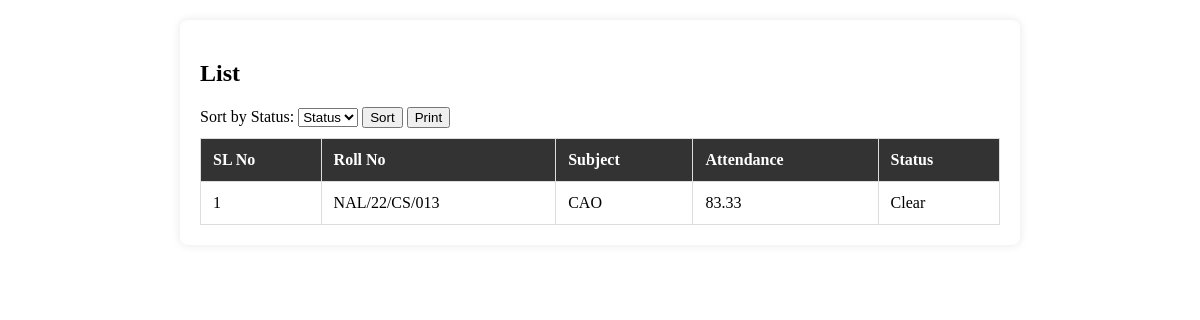
Screenshot of /cse4.php with the database file from the repository.
### tables this page shows
CREATE TABLE `attendance_cse_semester4` (
  `id` int(11) NOT NULL,
  `roll_number` varchar(20) NOT NULL,
  `semester` varchar(20) NOT NULL,
  `subject` varchar(100) DEFAULT NULL,
  `attendance_percentage` decimal(5,2) NOT NULL,
  `status` varchar(20) NOT NULL
);

### cse4.php (the view, shortened to what this page needs)
<?php
include 'db.php';
?>
<!DOCTYPE html>
<html lang="en">
<head>
</head>
<?php
$sort_order = "ASC";
$query = "SELECT * FROM attendance_cse_semester4";
$query .= " ORDER BY
    CASE
        WHEN status = 'NC' THEN 1
        WHEN status = 'DC' THEN 2
        WHEN status = 'Clear' THEN 3
        ELSE 4
    END $sort_order";
$result = $conn->query($query);
?>
<body>
    <main>
        <section id="cse1">
            <h2>List</h2>
            <form action="" method="get">
                <label for="sort">Sort by Status:</label>
                <select name="status" id="status">
                <option value="">Status</option>
                </select>
                <button type="submit">Sort</button>
                <button type="button" onclick="printTable()">Print</button>
            </form>
            <table id="printTable">
                <thead>
                    <tr>
                        <th>SL No</th>
                        <th>Roll No</th>
                        <th>Subject</th>
                        <th>Attendance</th>
                        <th>Status</th>
                    </tr>
                </thead>
                <tbody>
                    <?php
                    while ($row = $result->fetch_assoc()) {
                        echo "<tr>";
                        echo "<td>{$row['id']}</td>";
                        echo "<td>{$row['roll_number']}</td>";
                        echo "<td>{$row['subject']}</td>";
                        echo "<td>{$row['attendance_percentage']}</td>";
                        echo "<td>{$row['status']}</td>";
                        echo "</tr>";
                    }
                    ?>
                </tbody>
            </table>
        </section>
    </main>
</body>
</html>

### cse4.php (style rules this page uses)
main { max-width: 800px; margin: 20px auto; background-color: #fff; padding: 20px; border-radius: 8px; box-shadow: 0 0 10px rgba(0, 0, 0, 0.1); }
table { width: 100%; border-collapse: collapse; margin-top: 10px; }
table, th, td { border: 1px solid #ddd; }
th, td { padding: 12px; text-align: left; }
th { background-color: #333; color: #fff; }

### rows the page displays
attendance_cse_semester4: id "1", roll_number "NAL/22/CS/013", subject "CAO", attendance_percentage "83.33", status "Clear"
